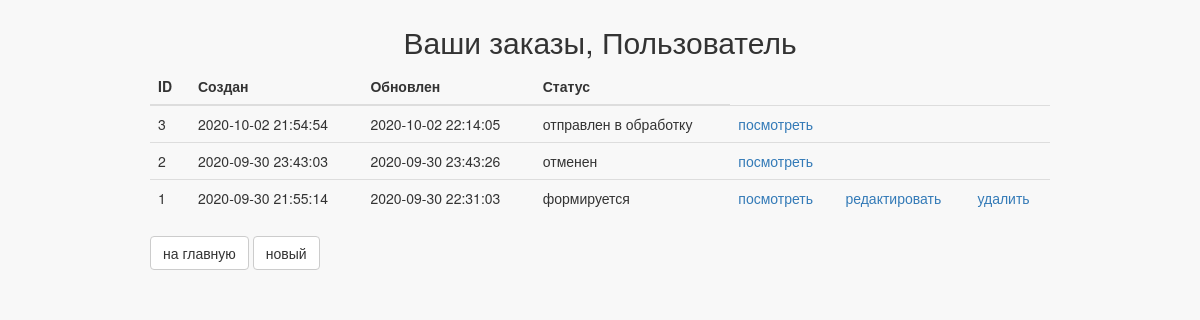
/orders/, run on an earlier commit of the app's database.
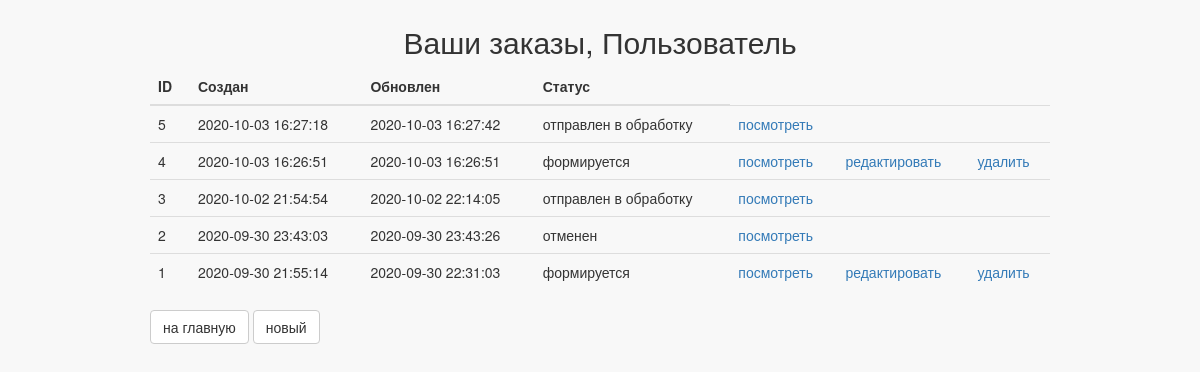
And on a later commit of the database.
### ordersapp/models.py (models this page shows, shortened)
class Order(models.Model):
    FORMING = 'F'
    SENT_TO_PROCEED = 'S'
    PROCEEDED = 'P'
    PAID = 'D'
    READY = 'Y'
    CANCEL = 'C'
    ORDER_STATUS_CHOICES = (
        (FORMING, 'формируется'),
        (SENT_TO_PROCEED, 'отправлен в обработку'),
        (PAID, 'оплачен'),
        (PROCEEDED, 'обрабатывается'),
        (READY, 'готов к выдаче'),
        (CANCEL, 'отменен'),
    )
    user = models.ForeignKey(get_user_model(), on_delete=models.CASCADE)
    created = models.DateTimeField(verbose_name='создан', auto_now_add=True)
    updated = models.DateTimeField(verbose_name='обновлен', auto_now=True)
    status = models.CharField(verbose_name='статус',
                              max_length=1,
                              choices=ORDER_STATUS_CHOICES,
                              default=FORMING)
    is_active = models.BooleanField(verbose_name='активен', default=True)
    class Meta:
        ordering = ('-created',)
        verbose_name = 'заказ'
        verbose_name_plural = 'заказы'
    @property
    def is_forming(self):
        return self.status == self.FORMING

### ordersapp/views.py (the view)
# urls.py: path('', ordersapp.OrderList.as_view(), name='index'),
class OrderList(ListView):
    model = Order

### mainapp/context_processors.py (called while the page is built)
def catalog_menu(request):
    return {'catalog_menu': ProductCategory.objects.filter(is_active=True)}

### ordersapp/templates/ordersapp/order_list.html
{% extends 'ordersapp/common.html' %}
{% load static %}
{% block content %}
    <div class="h2 text-center head">
        Ваши заказы, {{ user.first_name|default:'пользователь'|title }}
    </div>
    <table class="table orders_list">
        <thead>
        <tr>
            <th>ID</th>
            <th>Создан</th>
            <th>Обновлен</th>
            <th>Статус</th>
        </tr>
        </thead>
        <tbody>
        {% for item in object_list %}
            <tr>
                <td class="td1 orders_list">{{ item.pk }}</td>
                <td>{{ item.created|date:"Y-m-d H:i:s" }}</td>
                <td>{{ item.updated|date:"Y-m-d H:i:s" }}</td>
                <td>{{ item.get_status_display }}</td>
                <td>
                    <a href="{% url 'orders:order_read' item.pk %}">
                        посмотреть
                    </a>
                </td>
                <td>
                    {% if item.is_forming %}
                        <a href="{% url 'orders:order_update' pk=item.pk %}">
                            редактировать
                        </a>
                    {% endif %}
                </td>
                <td>
                    {% if item.status == 'F' %}
                        <a href="{% url 'orders:order_delete' item.pk %}">
                            удалить
                        </a>
                    {% endif %}
                </td>
            </tr>
        {% endfor %}
        </tbody>
    </table>
    <a href="{% url 'main:index' %}"
       class="btn btn-default btn-round">
        на главную
    </a>
    <a href="{% url 'orders:order_create' %}"
       class="btn btn-default btn-round">
        новый
    </a>
{% endblock %}

What changed in the data, as far as the page shows it:
added Order: pk "5", created "2020-10-03 16:27:18", updated "2020-10-03 16:27:42", status "отправлен в обработку"
added Order: pk "4", created "2020-10-03 16:26:51", updated "2020-10-03 16:26:51", status "формируется", shows "редактировать", shows "удалить"
